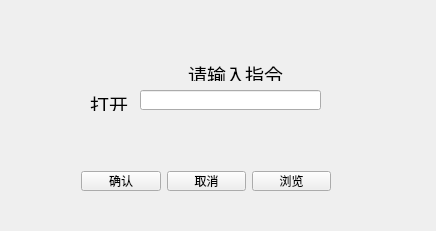
<?xml version="1.0" encoding="UTF-8"?>
<ui version="4.0">
 <class>Widget</class>
 <widget class="QWidget" name="Widget">
  <property name="geometry">
   <rect>
    <x>0</x>
    <y>0</y>
    <width>436</width>
    <height>231</height>
   </rect>
  </property>
  <property name="windowTitle">
   <string>Widget</string>
  </property>
  <widget class="QLineEdit" name="cmdLineEdit">
   <property name="geometry">
    <rect>
     <x>140</x>
     <y>90</y>
     <width>181</width>
     <height>20</height>
    </rect>
   </property>
  </widget>
  <widget class="QLabel" name="label">
   <property name="geometry">
    <rect>
     <x>90</x>
     <y>90</y>
     <width>41</width>
     <height>21</height>
    </rect>
   </property>
   <property name="text">
    <string>&lt;html&gt;&lt;head/&gt;&lt;body&gt;&lt;p align=&quot;center&quot;&gt;&lt;span style=&quot; font-size:14pt;&quot;&gt;打开：&lt;/span&gt;&lt;/p&gt;&lt;/body&gt;&lt;/html&gt;</string>
   </property>
  </widget>
  <widget class="QLabel" name="label_2">
   <property name="geometry">
    <rect>
     <x>180</x>
     <y>60</y>
     <width>111</width>
     <height>21</height>
    </rect>
   </property>
   <property name="text">
    <string>&lt;html&gt;&lt;head/&gt;&lt;body&gt;&lt;p align=&quot;center&quot;&gt;&lt;span style=&quot; font-size:14pt;&quot;&gt;请输入指令&lt;/span&gt;&lt;/p&gt;&lt;/body&gt;&lt;/html&gt;</string>
   </property>
  </widget>
  <widget class="QWidget" name="">
   <property name="geometry">
    <rect>
     <x>81</x>
     <y>171</y>
     <width>250</width>
     <height>20</height>
    </rect>
   </property>
   <layout class="QHBoxLayout" name="horizontalLayout">
    <item>
     <widget class="QPushButton" name="applyButton">
      <property name="text">
       <string>确认</string>
      </property>
     </widget>
    </item>
    <item>
     <widget class="QPushButton" name="cancelButton">
      <property name="sizeIncrement">
       <size>
        <width>0</width>
        <height>0</height>
       </size>
      </property>
      <property name="text">
       <string>取消</string>
      </property>
     </widget>
    </item>
    <item>
     <widget class="QPushButton" name="browseButton">
      <property name="enabled">
       <bool>true</bool>
      </property>
      <property name="text">
       <string>浏览</string>
      </property>
     </widget>
    </item>
   </layout>
  </widget>
 </widget>
 <resources/>
 <connections/>
</ui>
